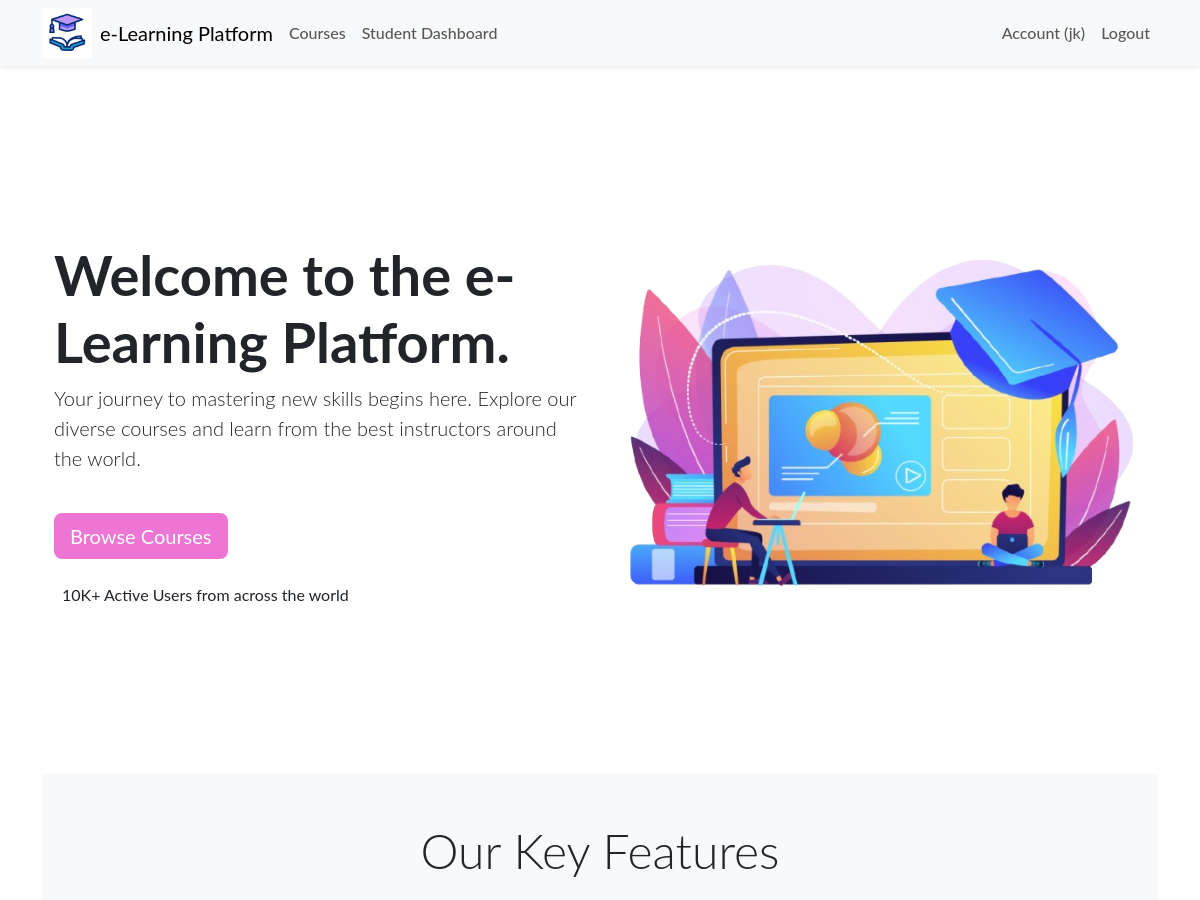
Page / (signed in, upper part) on the earlier database version.
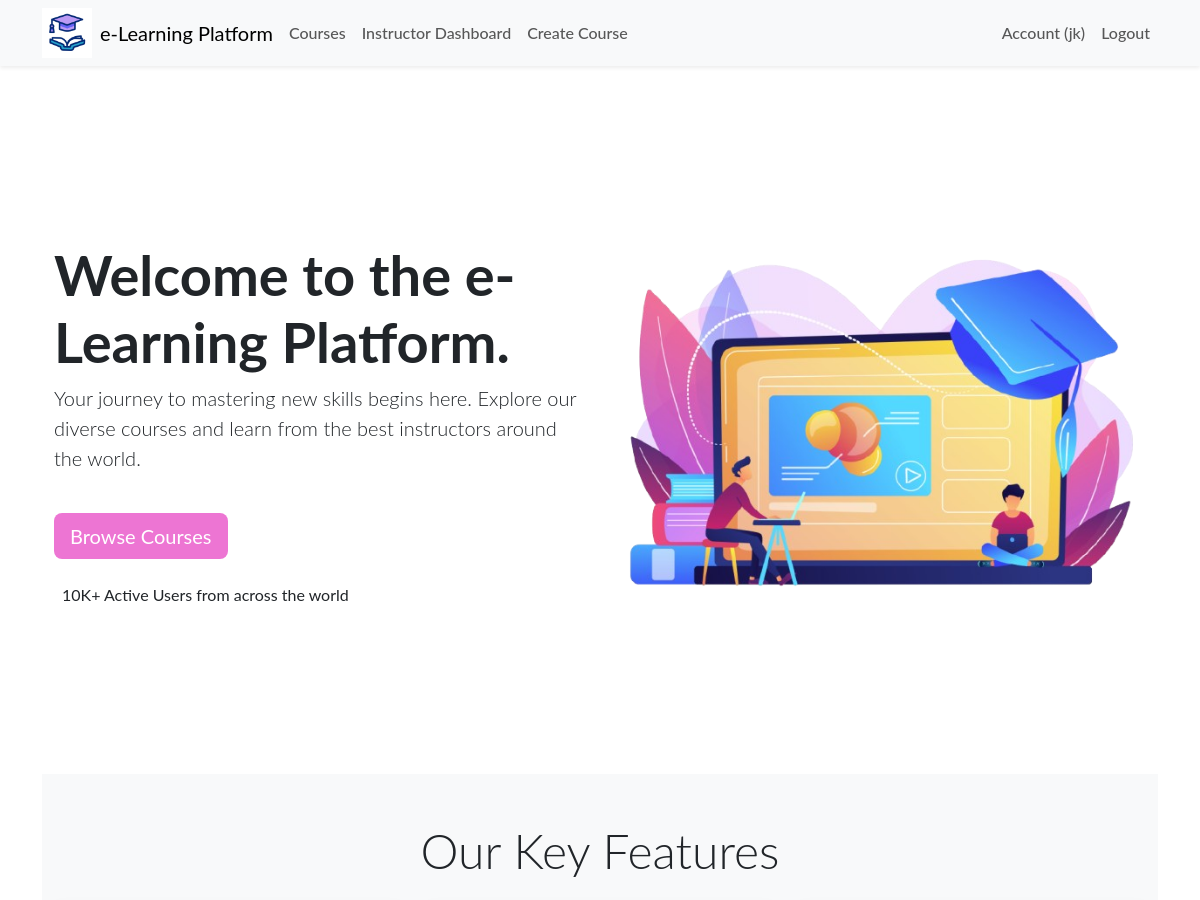
Same page on the later database version.
### app/routes/main.py (the view)
@bp.route('/')
def index():
    return render_template('index.html')

### app/__init__.py (called while the page is built)
def create_app(config_class='config.Config'):
    app = Flask(__name__)
    app.config.from_object(config_class)
    db.init_app(app)
    migrate.init_app(app, db)
    login_manager.init_app(app)
    login_manager.login_view = 'auth.login'
    mail.init_app(app)
    from .models import User
    @login_manager.user_loader
    def load_user(user_id):
        return User.query.get(int(user_id))
    from .routes.main import bp as main_bp
    from .routes.auth import bp as auth_bp
    from .routes.course import bp as course_bp
    app.register_blueprint(main_bp)
    app.register_blueprint(auth_bp)
    app.register_blueprint(course_bp)
    return app

### app/templates/index.html (shortened to what this page needs)
{% extends 'layout.html' %}
{% block content %}
  <section class="hero d-flex align-items-center">
    <div class="container hero-content">
      <div class="row align-items-center">
        <div class="col-lg-6 text-section">
          <h1 class="display-4 fw-bold">Welcome to the e-Learning Platform.</h1>
          <p class="lead">Your journey to mastering new skills begins here. Explore our diverse courses and learn from the best instructors around the world.</p>
          <div class="mt-4">
            <a href="{{ url_for('course.list_courses') }}" class="btn btn-primary btn-lg mt-3">Browse Courses</a>
          </div>
          <div class="d-flex align-items-center mt-4">
            <p class="mb-0">10K+ Active Users from across the world</p>
          </div>
        </div>
        <div class="col-lg-6">
          <img src="{{ url_for('static', filename='/img/landing.png') }}" class="img-fluid rounded rounded-5" alt="Hero Image">
        </div>
      </div>
    </div>
  </section>
  <section class="features py-5 bg-light">
    <div class="container">
      <h2 class="text-center display-5 mb-4">Our Key Features</h2>
      <div class="row text-center g-4">
      </div>
    </div>
  </section>
  {% endblock %}

### app/templates/layout.html (shortened to what this page needs)
<!DOCTYPE html>
<html lang="en">
  <head>
    <link href="https://cdn.jsdelivr.net/npm/bootstrap@5.3.3/dist/css/bootstrap.min.css" rel="stylesheet" />
    <link rel="stylesheet" href="{{ url_for('static', filename='css/main.css') }}" />
  </head>
  <body>
    <nav class="navbar navbar-expand-lg navbar-light bg-light shadow-sm sticky-top">
      <div class="container">
        <img width="50px" src="{{ url_for('static', filename='/img/icone.gif') }}" alt="">
        <a class="navbar-brand mx-2" href="{{ url_for('main.index') }}">e-Learning Platform</a>
        <div class="collapse navbar-collapse" id="navbarNav">
          <ul class="navbar-nav me-auto mb-2 mb-lg-0">
            <li class="nav-item">
              <a class="nav-link" href="{{ url_for('course.list_courses') }}">Courses</a>
            </li>
            {% if current_user.is_authenticated %}
              {% if current_user.role == 'instructor' %}
              <li class="nav-item">
                <a class="nav-link" href="{{ url_for('course.instructor_dashboard') }}">Instructor Dashboard</a>
              </li>
              <li class="nav-item">
                <a class="nav-link" href="{{ url_for('course.create_course') }}">Create Course</a>
              </li>
              {% elif current_user.role == 'student' %}
              <li class="nav-item">
                <a class="nav-link" href="{{ url_for('course.student_dashboard') }}">Student Dashboard</a>
              </li>
              {% endif %}
            {% endif %}
          </ul>
          <ul class="navbar-nav ms-auto">
            {% if current_user.is_authenticated %}
            <li class="nav-item">
              <a class="nav-link" href="{{ url_for('auth.account') }}">Account ({{ current_user.name }})</a>
            </li>
            <li class="nav-item">
              <a class="nav-link" href="{{ url_for('auth.logout') }}">Logout</a>
            </li>
            {% endif %}
          </ul>
        </div>
      </div>
    </nav>
    <div class="container mt-2">{% include 'flash_msg.html' %} {% block content %}{% endblock %}</div>
  </body>
</html>

Differences in the rows shown:
changed User "jk": role "student" → "instructor" (drawn)
Other differences:
text no longer shown: "Student Dashboard"
text now shown: "Instructor Dashboard Create Course"
